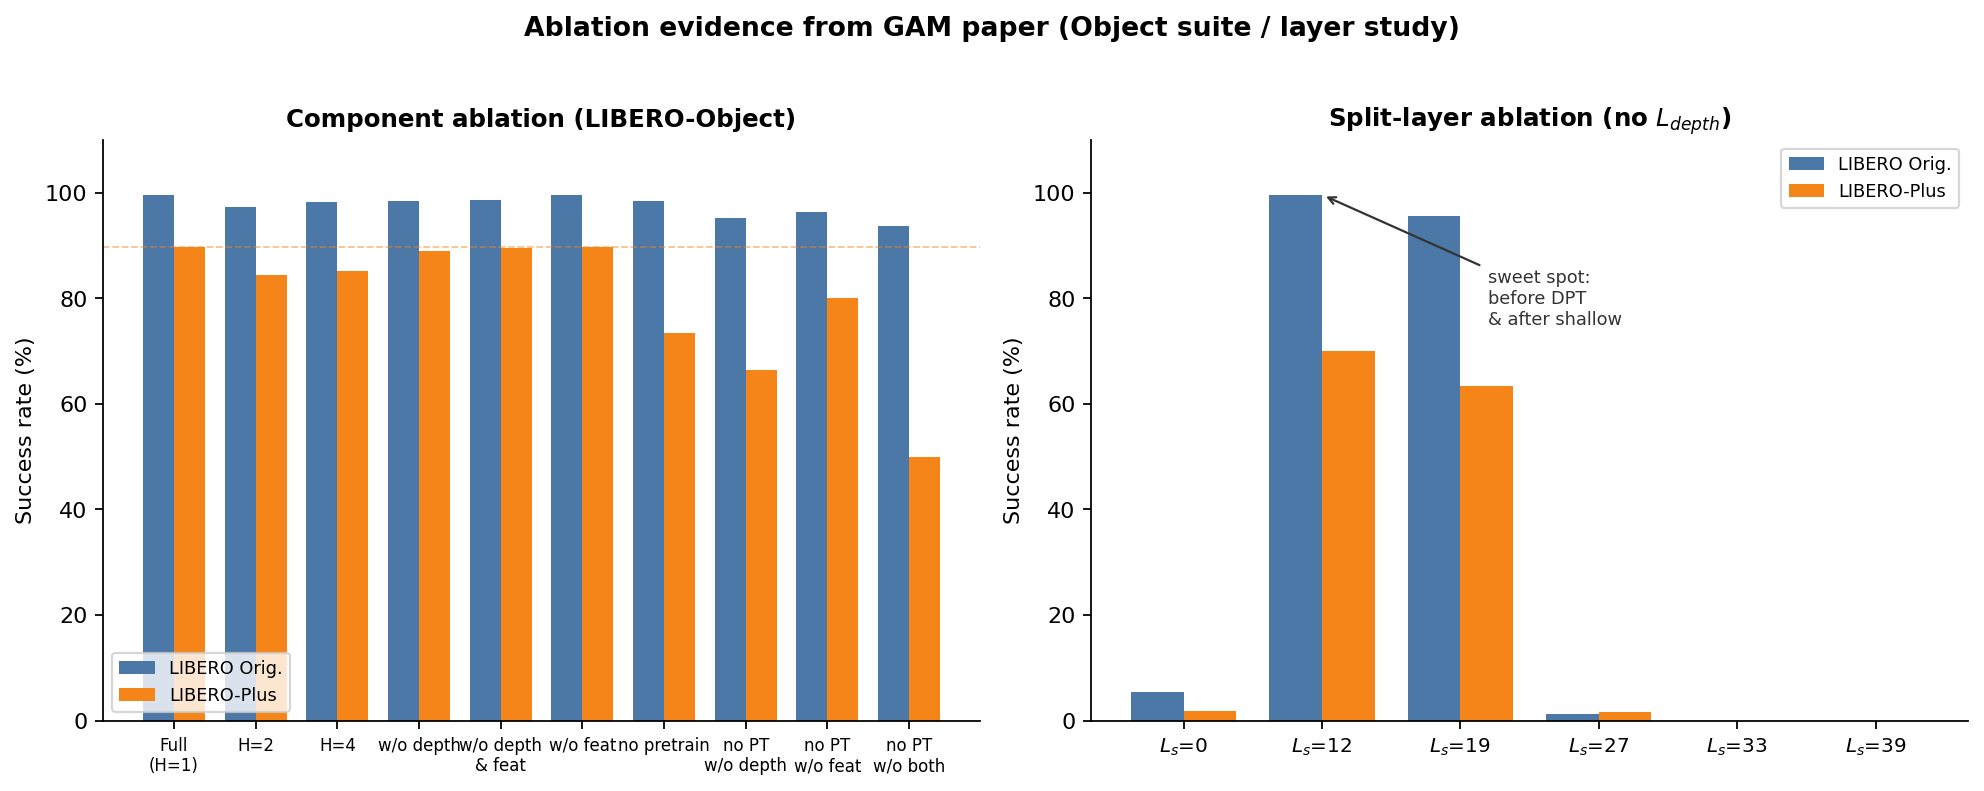

This figure's Python source:
#!/usr/bin/env python3
"""Bar charts for GAM component and split-layer ablations (paper tables)."""

from pathlib import Path

import matplotlib.pyplot as plt
import numpy as np

OUT = Path(__file__).with_name("ablation_bars.png")


def main():
    fig, axes = plt.subplots(1, 2, figsize=(12.5, 4.8), dpi=160)

    # --- Left: component ablation (Object suite numbers from paper) ---
    ax = axes[0]
    labels = [
        "Full\n(H=1)",
        "H=2",
        "H=4",
        "w/o depth",
        "w/o depth\n& feat",
        "w/o feat",
        "no pretrain",
        "no PT\nw/o depth",
        "no PT\nw/o feat",
        "no PT\nw/o both",
    ]
    orig = [99.6, 97.2, 98.2, 98.4, 98.6, 99.6, 98.4, 95.2, 96.4, 93.6]
    plus = [89.7, 84.4, 85.1, 89.0, 89.5, 89.7, 73.4, 66.5, 80.0, 50.0]
    x = np.arange(len(labels))
    w = 0.38
    ax.bar(x - w / 2, orig, w, label="LIBERO Orig.", color="#4C78A8")
    ax.bar(x + w / 2, plus, w, label="LIBERO-Plus", color="#F58518")
    ax.set_xticks(x)
    ax.set_xticklabels(labels, fontsize=7.5)
    ax.set_ylabel("Success rate (%)")
    ax.set_ylim(0, 110)
    ax.set_title("Component ablation (LIBERO-Object)", fontsize=11, fontweight="bold")
    ax.legend(fontsize=8, loc="lower left")
    ax.axhline(89.7, color="#F58518", ls="--", lw=0.8, alpha=0.5)
    ax.spines["top"].set_visible(False)
    ax.spines["right"].set_visible(False)

    # --- Right: split layer ---
    ax = axes[1]
    ls = [0, 12, 19, 27, 33, 39]
    orig_ls = [5.4, 99.6, 95.6, 1.2, 0.0, 0.0]
    plus_ls = [1.8, 70.1, 63.4, 1.6, 0.0, 0.0]
    x = np.arange(len(ls))
    ax.bar(x - w / 2, orig_ls, w, label="LIBERO Orig.", color="#4C78A8")
    ax.bar(x + w / 2, plus_ls, w, label="LIBERO-Plus", color="#F58518")
    ax.set_xticks(x)
    ax.set_xticklabels([f"$L_s$={v}" for v in ls], fontsize=9)
    ax.set_ylabel("Success rate (%)")
    ax.set_ylim(0, 110)
    ax.set_title("Split-layer ablation (no $L_{depth}$)", fontsize=11, fontweight="bold")
    ax.legend(fontsize=8, loc="upper right")
    ax.annotate(
        "sweet spot:\nbefore DPT\n& after shallow",
        xy=(1, 99.6),
        xytext=(2.2, 75),
        fontsize=8,
        arrowprops=dict(arrowstyle="->", color="#333"),
        color="#333",
    )
    ax.spines["top"].set_visible(False)
    ax.spines["right"].set_visible(False)

    fig.suptitle(
        "Ablation evidence from GAM paper (Object suite / layer study)",
        fontsize=12,
        fontweight="bold",
        y=1.02,
    )
    fig.tight_layout()
    fig.savefig(OUT, bbox_inches="tight", facecolor="white")
    plt.close(fig)
    print(f"Wrote {OUT}")


if __name__ == "__main__":
    main()
